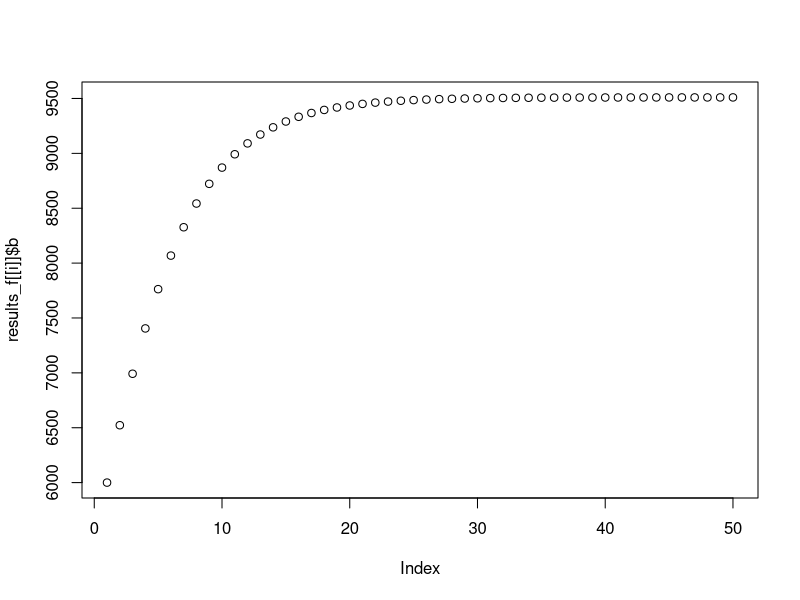
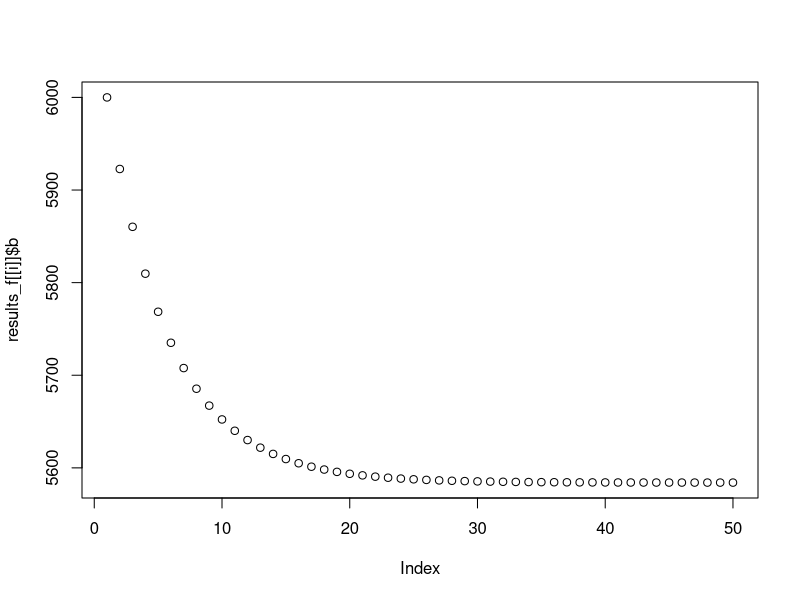
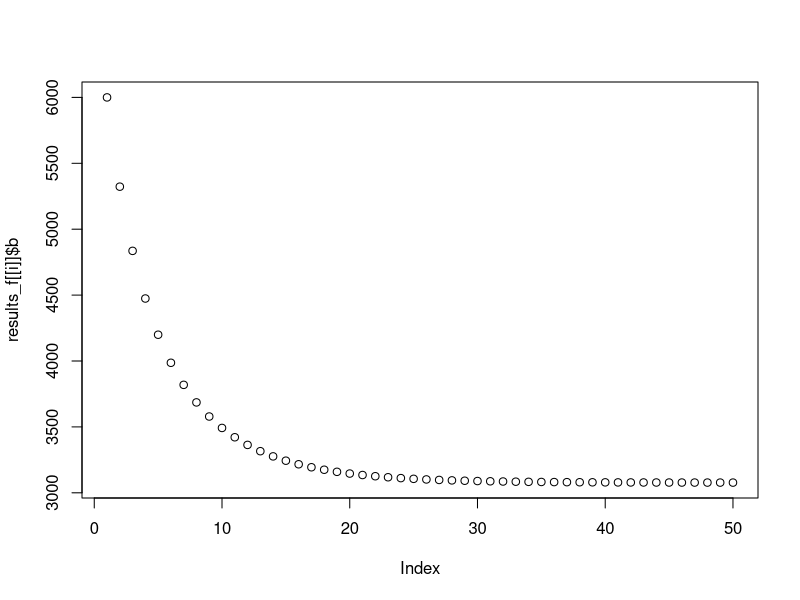
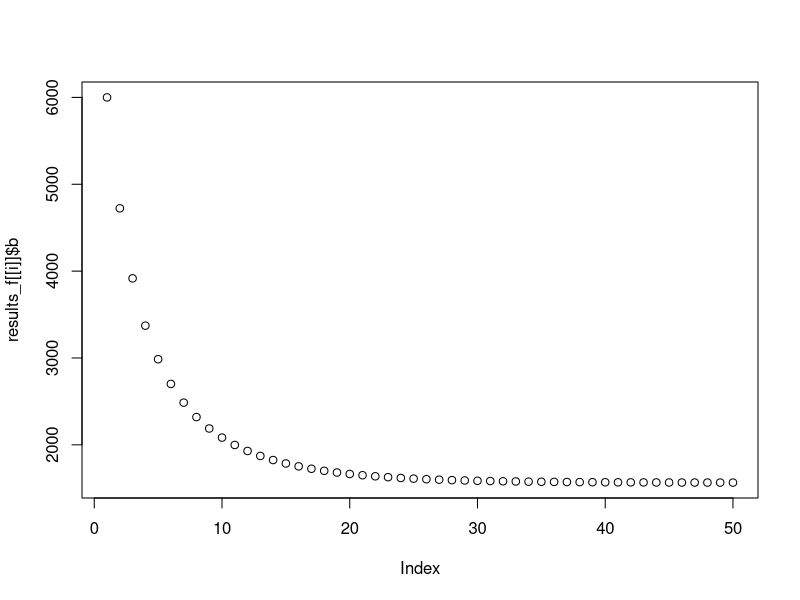
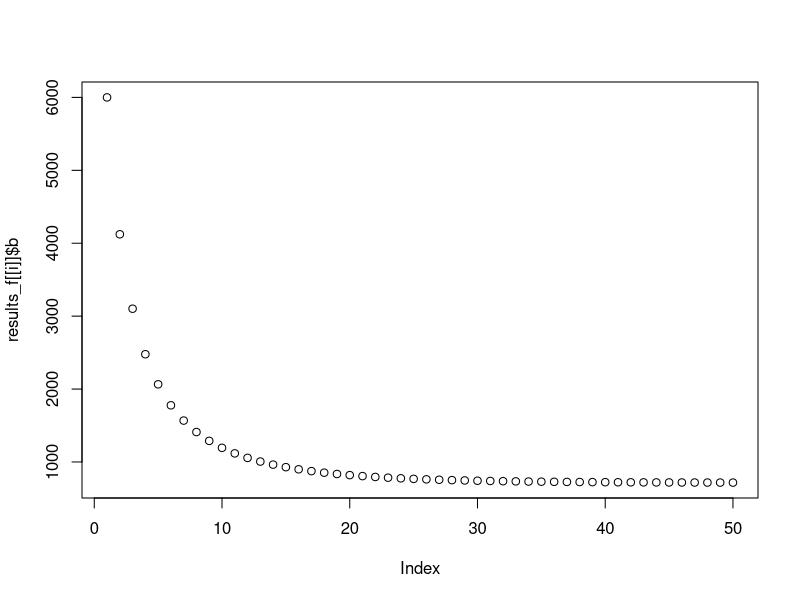
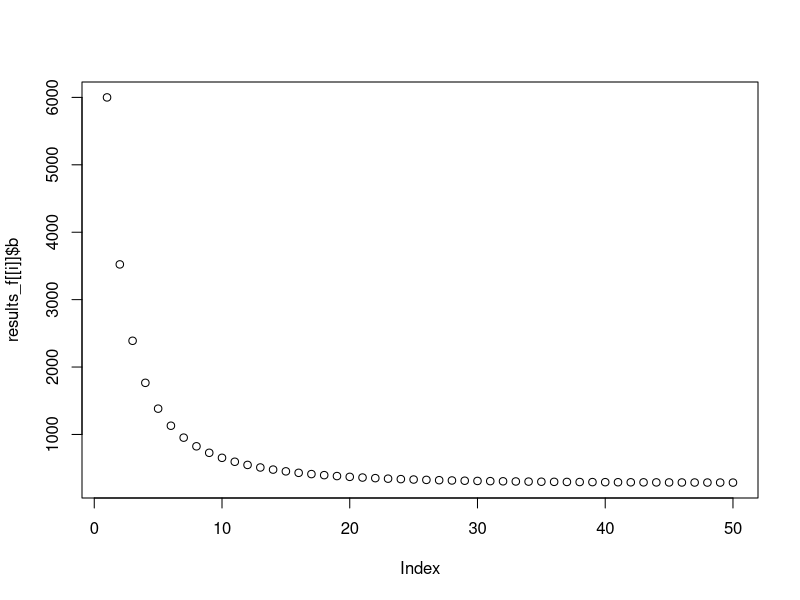
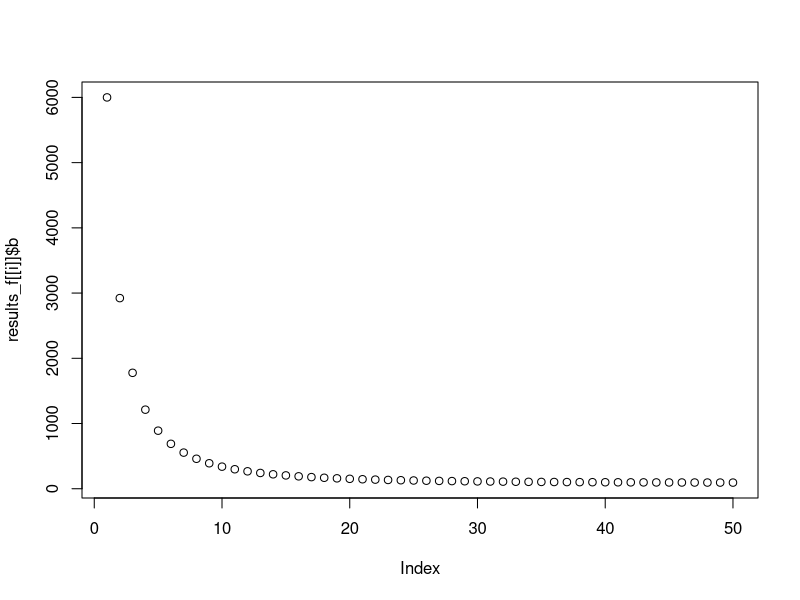
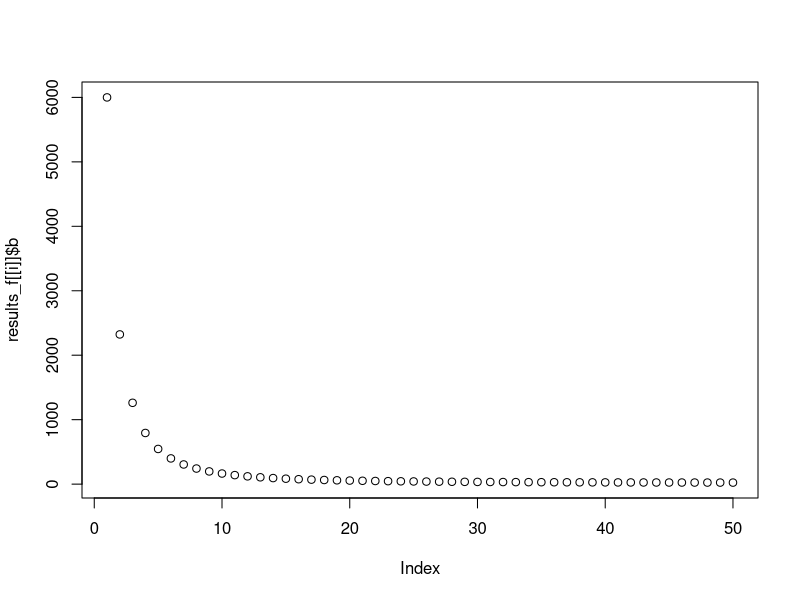

Generate these figures, in order, with R:
# Testing model behavior: Fishing Mortality Rate

## This version tests the effect of varying fishing mortality rate. Experiments will vary f
## but all other inputs in the model will remain constant 

# Set up a small trial number of experiments
n_experiment = 10 

experiment <- data.frame(
  f = seq(0.01, 0.91, 0.1)) #low end 1% of fish, high end 90% of fish present will be caught

# Model:
test_f <- function(b, f, r, r_s, p, k, years){
  # b = 1
  # f = 1.5
  # g = 0.2
  # g_s = -0.01
  # phi = 0.188
  # years = 50   Note: these values were to help setup the initial model and ensure it ran properly - we don't need these anymore
  
  results <- data.frame(
    b = rep(NA, years), c = rep(NA, years), 
    year = 1:years, r = rep(NA, years)) #Setup the results dataframe where the outputs will be writen for #years our experiment is running
  
  #Set the initial result for the outputs in year 1
  results$b[1] = b
  results$c[1] = f * b
  results$r[1] = r
  
  #Loop the model over the specified number of years
  for (t in 2:years) {
    
    results$c[t] = results$b[t-1] * f #define catch - won't need this if using the climate ready management below
    results$b[t] = results$b[t-1] + (results$r[t-1] / p) * results$b[t-1] * (1 - ((results$b[t-1]/k) ^ p)) - results$c[t] #operating model-PT
    results$r[t] = results$r[t-1] * (1 + r_s) #climate model - how does r change with climate change in each year
    
  } 
  
  return(results)
}


# Run model over experiments:
results_f = list() 

for (i in 1:n_experiment){
  results_f[[i]] <- test_f(b = 6000, f = experiment$f[i], r = 0.2, r_s = 0, p = 0.2,
                                years = 50, k = 10000)
}


#Plot the change in biomass over time for all 10 experiments:
for(i in 1:n_experiment){
  plot(results_f[[i]]$b)
}

#Save a copy of plots to look at later:
# library(here)
# pdf(file = "/Users/saraorofino/Documents/GitHub/SomefinFishE/Models/behavior_checks/f/b_plots.pdf",
#     width = 4,
#     height = 4)
# 
# for(i in 1:n_experiment){
#   plot(results_f[[i]]$b)
# }
# 
# dev.off()

# Have a vector of starting f values to compare to the graphs
library(tidyverse)
f_intial <- as.data.frame(experiment$f) %>% 
  rename(f = "experiment$f")
